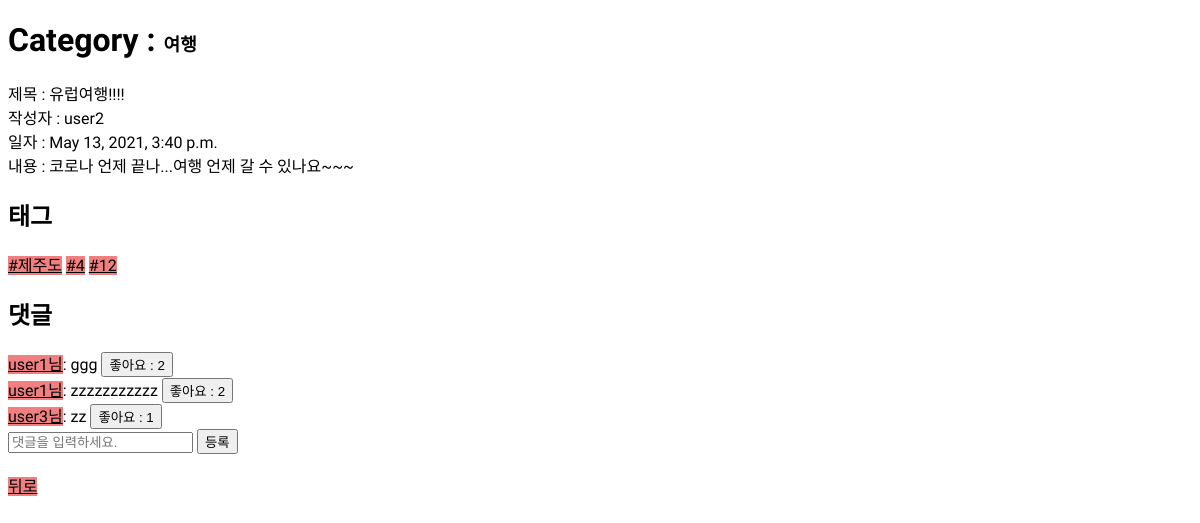
/detail/1, run on the app's committed database.
### readdataapp/models.py (models this page shows, shortened)
class Article(models.Model):
    category = models.ForeignKey(Category, on_delete=models.CASCADE, related_name='article')
    writer = models.ForeignKey(User, on_delete=models.SET_NULL, related_name='article', null=True, blank=True)
    title = models.CharField(max_length=64)
    contents = models.TextField()
    date = models.DateTimeField(auto_now=True)
    is_delated = models.BooleanField(default=False)

class Category(models.Model):
    name = models.CharField(max_length=64)
    def __str__(self):
        return self.name

class Tag(models.Model):
    name = models.CharField(max_length=64, unique=True)
    articles = models.ManyToManyField(Article, blank=True, related_name='tag')

class Comment(models.Model):
    article = models.ForeignKey(Article, on_delete=models.SET_NULL, related_name='comments', null=True, blank=True)
    writer = models.ForeignKey(User, on_delete=models.SET_NULL, related_name='comments', null=True, blank=True )
    contents = models.TextField()
    is_deleted = models.BooleanField(default=False)
    created_at = models.TextField(default=time.time())

class LikeComment(models.Model):
    comment = models.OneToOneField(Comment, on_delete=models.CASCADE, related_name='like_comment')
    user = models.ManyToManyField(User, blank=True, related_name='like_comment')

### readdataapp/views.py (the view)
# urls.py: path('detail/<int:article_pk>', views.detail, name='detail'),
def detail(request, article_pk):
    article = Article.objects.filter(pk=article_pk).first()
    comments = Comment.objects.filter(article__pk=article_pk)
    comment_list = []
    for comment in comments:
        is_liked = False
        if request.user in comment.like_comment.user.all():
            is_liked = True
        data = {
            'is_liked' : is_liked,
            'comment' : comment,
            'count_of_likes': len(comment.like_comment.user.all()),
        }
        comment_list.append(data)
    tags = Tag.objects.filter(articles__pk=article_pk)
    context = {
        'article' : article,
        'article_pk' : article_pk,
        'comments' : comment_list,
        'tags' : tags,
    }
    return render(request, 'detail.html', context)

### readdataapp/templates/detail.html (shortened to what this page needs)
<!DOCTYPE html>
<html lang="ko">
<head>
    {% load static %}
    <link rel="stylesheet" type="text/css" href="{% static 'css/index.css' %}">
    <link rel="stylesheet" type="text/css" href="{% static 'css/category.css' %}">
</head>
<body>
    <h1>Category : <span class="heading">{{article.category}}</span></h1>
    제목 : {{article.title}}  <br>
    작성자 : {{article.writer}} <br>
    일자 : {{article.date}} <br>
    내용 : {{article.contents}}<br>
    <article>
        <h1>태그</h1>
        <ul>
            {% for tag in tags %}
            <li class="tag"><a href="{% url 'tag-detail' tag.pk %}">{{tag.name}}</a></li>
            {% endfor %}
        </ul>
    </article>
    <article>
        <h1>댓글</h1>
        <ul>
            {% for comment in comments%}
            {% if article.writer == comment.comment.writer %}
            <li>
                {% if user == comment.comment.writer %}
                <a href="{% url 'profile_detail' comment.comment.writer.pk %}">작성자님</a> : {{comment.comment.contents}}
                {% else %}
                <a href="{% url 'profile_detail' comment.comment.writer.pk %}">작성자님</a> : {{comment.comment.contents}}
                <form action="{% url 'likecomment' comment.comment.pk %}" method="POST">
                    {% csrf_token %}
                    {% if comment.is_liked %}
                    <button type=submit>좋아요 취소 : {{comment.count_of_likes}}</button>
                    {% else %}
                    <button type=submit>좋아요 : {{comment.count_of_likes}}</button>
                    {% endif %}
                </form>
                {% endif %}
            </li>
            {% else %}
            <li>
                {% if user == comment.comment.writer %}
                <a href="{% url 'profile_detail' comment.comment.writer.pk %}">{{comment.comment.writer}}님</a>: {{comment.comment.contents}}
                {% else %}
                <a href="{% url 'profile_detail' comment.comment.writer.pk %}">{{comment.comment.writer}}님</a>: {{comment.comment.contents}}
                <form action="{% url 'likecomment' comment.comment.pk %}" method="POST">
                    {% if comment.is_liked %}
                    <button type=submit>좋아요 취소: {{comment.comment.like_comment.user.all | length }}</button>
                    {% else %}
                    <button type=submit>좋아요 : {{comment.comment.like_comment.user.all | length }}</button>
                    {% endif %}
                </form>
                {% endif %}
            </li>
            {% endif %}
            {% endfor %}
        </ul>
        <form action="{% url 'comment' article.pk %}" method="POST">
            <input type="text" placeholder="댓글을 입력하세요." name="comment"/>
            <button>등록</button>
        </form>
    </article>
    <br/>
    <a href="{% url 'category' article.category.pk %}">뒤로</a>
</body>
</html>

### readdataapp/static/css/index.css (style rules this page uses)
body { font-family: 'Gaegu', cursive; font-size: 16px; }

### readdataapp/static/css/category.css (style rules this page uses)
.heading { font-size: 18px; }
ul, ol { list-style: none; margin: 0; padding: 0; }

### readdataapp/templates/detail.html (style rules this page uses)
a { color: black; background-color: lightcoral; }
form { display:inline-block; }
.tag { display:inline-block; }

### data on the page
Article: category "여행", title "유럽여행!!!!", writer "user2", date "May 13, 2021, 3:40 p.m.", contents "코로나 언제 끝나...여행 언제 갈 수 있나요~~~"
Tag: name "#제주도"
Tag: name "#4"
Tag: name "#12"
Comment: comment.writer "user1", comment.contents "ggg", comment.like_comment.user.all|length "2"
Comment: comment.writer "user1", comment.contents "zzzzzzzzzzz", comment.like_comment.user.all|length "2"
Comment: comment.writer "user3", comment.contents "zz", comment.like_comment.user.all|length "1"
